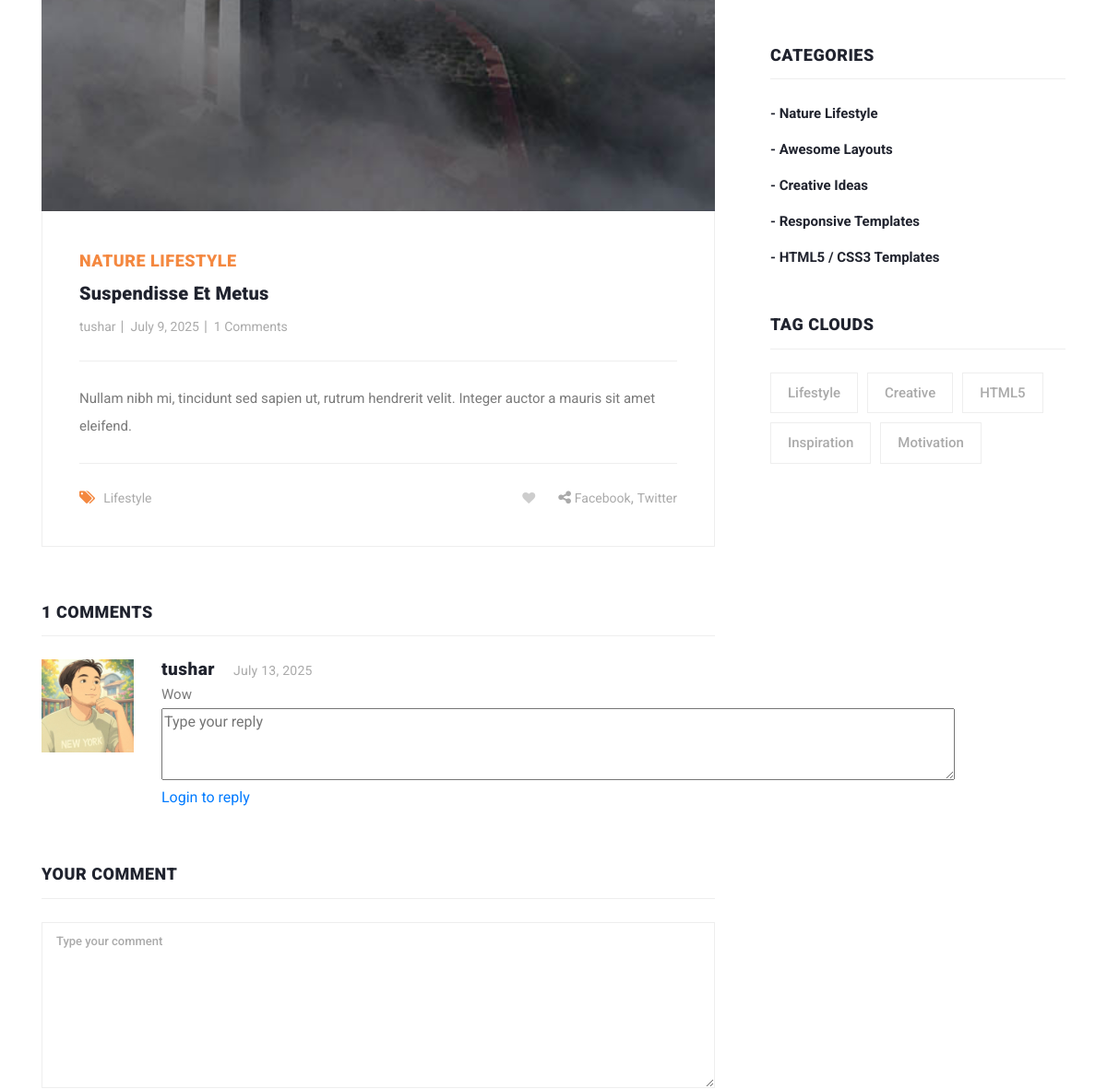
Before: /blog_details/suspendisse-et-metus (middle part) with the older database file.
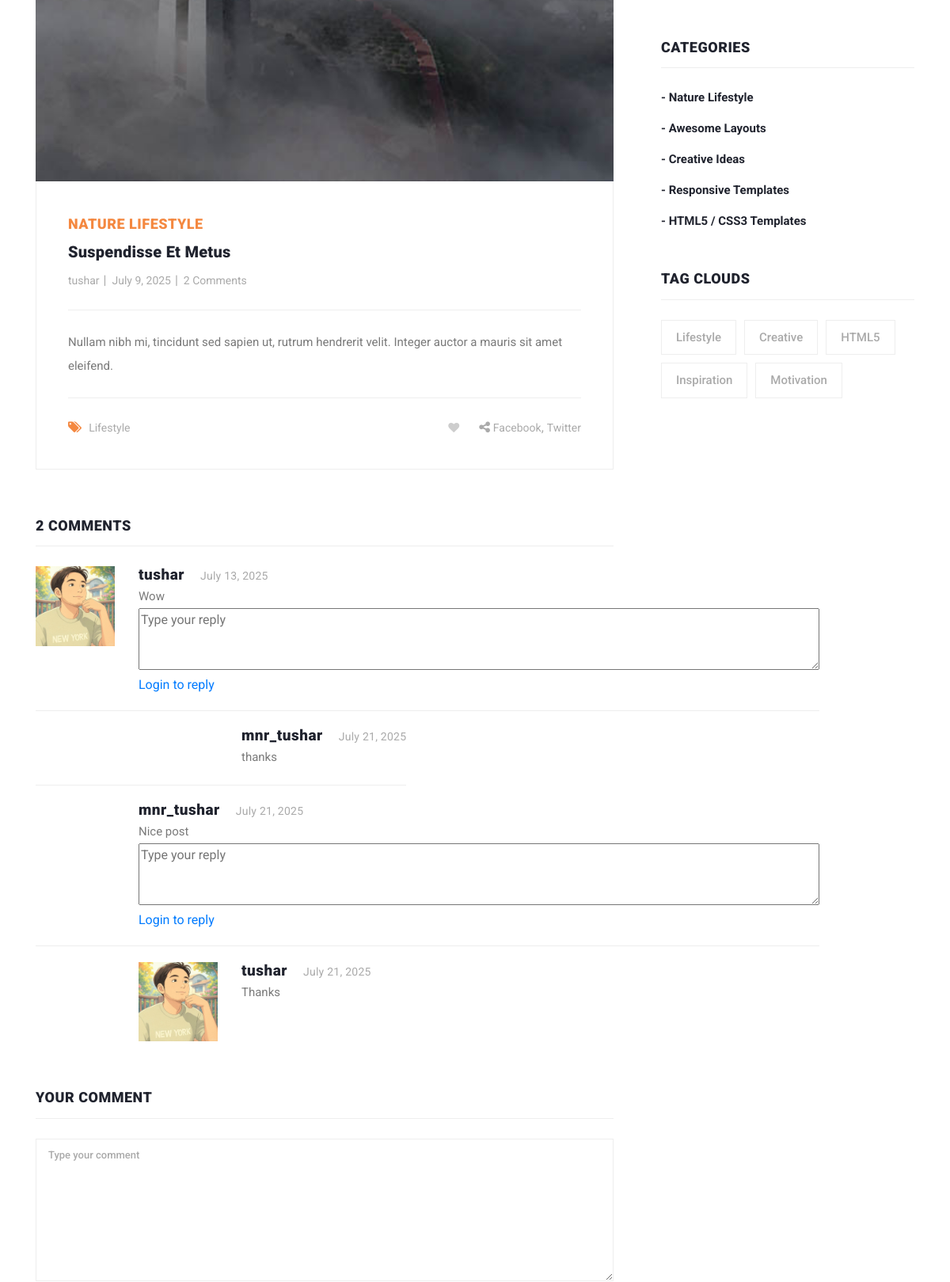
After: the same page with the newer database file.
### blogs/models.py (models this page shows, shortened)
class Blog(models.Model):
    user=models.ForeignKey(User,related_name='user_blogs', on_delete=models.CASCADE)
    category=models.ForeignKey(Category,related_name='category_blogs',on_delete=models.CASCADE)
    tags=models.ManyToManyField(Tags,related_name='tag_blogs',blank=True)
    like=models.ManyToManyField(User,related_name='user_like',blank=True)
    title=models.CharField(max_length=250)
    slug=models.SlugField(null=True,blank=True)
    banner=models.ImageField(upload_to='blog_banners')
    description=models.TextField()
    created_date=models.DateField(auto_now_add=True)

class Category(models.Model):
    title=models.CharField(max_length=250,unique=True)
    slug=models.SlugField(null=True,blank=True)
    created_data=models.DateField(auto_now_add=True)
    def __str__(self):
        return self.title

class Tags(models.Model):
    title=models.CharField(max_length=250)
    slug=models.SlugField(null=True,blank=True)
    created_data=models.DateField(auto_now_add=True)

class Comment(models.Model):
    user=models.ForeignKey(User,related_name="user_comment",on_delete=models.CASCADE)
    blog=models.ForeignKey(Blog,related_name='blog_comment',on_delete=models.CASCADE)
    text=models.TextField()
    created_date=models.DateField(auto_now_add=True)

class Reply(models.Model):
    user=models.ForeignKey(User,related_name="user_reply",on_delete=models.CASCADE)
    comment=models.ForeignKey(Comment,related_name='reply_comment',on_delete=models.CASCADE)
    text=models.TextField()
    created_date=models.DateField(auto_now_add=True)

### user_profile/models.py (models this page shows, shortened)
class User(AbstractUser):
    email=models.EmailField(max_length=150,unique=True,error_messages={"unique": "The email must be unique"})
    profile_image=models.ImageField(null=True,blank=True,upload_to="profile_images")
    REQUIRED_FIELDS=["email"]
    objects=CustomUserManager()
    def get_profile_picture(self):
        url=""
        try:
            url=self.profile_image.url
        except:
            url=""
        return url

### blogs/views.py (the view, shortened to what this page needs)
# urls.py: path('blog_details/<str:slug>',blog_details,name='blog_details'),
def blog_details(request,slug):
    form=TextForm()
    blog=get_object_or_404(Blog,slug=slug)
    category=Category.objects.get(id=blog.category.id)
    related_blogs=category.category_blogs.all()
    context={
        "blog":blog,
        "related_blogs":related_blogs,
        "form":form
    }
    return render(request,'blog_details.html',context)

### blogs/forms.py
class TextForm(forms.Form):
    text=forms.CharField(widget=forms.Textarea, required=True)

### blogs/context_processors.py (called while the page is built)
def get_all_categories(request):
    category=Category.objects.all()
    context={
        "categories":category
    }
    return context

def get_all_tags(request):
    tag=Tags.objects.all()
    context={
        "tags":tag
    }
    return context

### templates/blog_details.html (shortened to what this page needs)
{% extends 'base.html' %}
{% load static %}
{% block content %}
  <section class="blog-posts grid-system">
      <div class="container">
        <div class="row">
          <div class="col-lg-8">
            <div class="all-blog-posts">
              <div class="row">
                <div class="col-lg-12">
                  <div class="blog-post">
                    <div class="blog-thumb">
                      <img src="{{ blog.banner.url }}" alt="">
                    </div>
                    <div class="down-content">
                      <span>{{blog.category}}</span>
                      <a href="#"><h4>{{blog.title}}</h4></a>
                      <ul class="post-info">
                        <li><a href="#">{{blog.user.username}}</a></li>
                        <li><a href="#">{{blog.created_date}}</a></li>
                        <li><a href="#">{{blog.blog_comment.all.count}} Comments</a></li>
                      </ul>
                      <p>{{blog.description}}</p>
                      <div class="post-options">
                        <div class="row">
                          <div class="col-6">
                            <ul class="post-tags">
                              <li><i class="fa fa-tags"></i></li>
                              {%for tag in blog.tags.all%}
                            <li><a href="{% url 'tag_blogs' tag.slug %}">{{tag.title}}</a>{% if not forloop.last %}, {% endif %}</li>
                            {% endfor %}
                            </ul>
                          </div>
                          <div class="col-6">
                            <ul class="post-share">
                            <li class="pl-3 pr-3"><a href="#"><i class="fa fa-heart empty-heart"></i></a></li>
                              <li><i class="fa fa-share-alt"></i></li>
                              <li><a href="#">Facebook</a>,</li>
                              <li><a href="#"> Twitter</a></li>
                            </ul>
                          </div>
                        </div>
                      </div>
                    </div>
                  </div>
                </div>
                <div class="col-lg-12">
                  <div class="sidebar-item comments">
                    <div class="sidebar-heading">
                      <h2>{{blog.blog_comment.count}} comments</h2>
                    </div>
                    <div class="content">
                      {% for comment in blog.blog_comment.all %}
                      <ul>
                        <li>
                          <div class="author-thumb">
                            <img src="{{comment.user.get_profile_picture}}" alt="">
                          </div>
                          <div class="right-content">
                            <h4>{{comment.user.username}}<span>{{comment.created_date}}</span></h4>
                            <p>{{comment.text}}</p>
                             <form id="reply" action="{% url 'add_reply' blog.id comment.id %}" method="POST">
                               <div class="row">
                                <div class="col-lg-12">
                                  <fieldset>
                                    <textarea name="text" rows="3" cols="100" id="message" placeholder="Type your reply" required=""></textarea>
                                  </fieldset>
                                </div>
                                <div class="col-lg-12">
                                  <fieldset>
                                    {% if request.user.is_authenticated %}
                                    <button type="submit" id="form-submit" class="main-button">Reply</button>
                                    {% else %}
                                    <a href="#" id="form-submit" class="main-button">Login to reply</a>
                                    {% endif %}
                                  </fieldset>
                                </div>
                              </div>
                            </form>
                          </div>
                        </li>
                         {% for reply in comment.reply_comment.all %}
                        <li class="replied">
                          <div class="author-thumb">
                            <img src="{{reply.user.get_profile_picture}}" alt="">
                          </div>
                          <div class="right-content">
                            <h4>{{reply.user.username}}<span>{{reply.created_date}}</span></h4>
                            <p>{{reply.text}}</p>
                          </div>
                        </li>
                         {%endfor%}
                        {% endfor %}
                      </ul>
                    </div>
                  </div>
                </div>
                <div class="col-lg-12">
                  <div class="sidebar-item submit-comment">
                    <div class="sidebar-heading">
                      <h2>Your comment</h2>
                    </div>
                    <div class="content">
                      <form id="comment" action="{% url 'blog_details' blog.slug %}" method="POST">
                        <div class="row">
                          <div class="col-lg-12">
                            <fieldset>
                              <textarea name="text" rows="6" id="message" placeholder="Type your comment" required=""></textarea>
                            </fieldset>
                          </div>
                        </div>
                      </form>
                    </div>
                  </div>
                </div>
              </div>
            </div>
          </div>
          <div class="col-lg-4">
            <div class="sidebar">
              <div class="row">
                <div class="col-lg-12">
                  <div class="sidebar-item categories">
                    <div class="sidebar-heading">
                      <h2>Categories</h2>
                    </div>
                    <div class="content">
                      <ul>
                         {% for category in categories|slice:'5'%}
                        <li><a href="{% url 'category_blogs' category.slug %}">- {{category.title}}</a></li>
                        {% endfor %}
                      </ul>
                    </div>
                  </div>
                </div>
                <div class="col-lg-12">
                  <div class="sidebar-item tags">
                    <div class="sidebar-heading">
                      <h2>Tag Clouds</h2>
                    </div>
                    <div class="content">
                      <ul>
                        {%for tag in tags|slice:'5'%}
                        <li><a href="{% url 'tag_blogs' tag.slug %}">{{tag.title}}</a></li>
                        {% endfor %}
                      </ul>
                    </div>
                  </div>
                </div>
              </div>
            </div>
          </div>
        </div>
      </div>
    </section>
{% endblock content %}

### templates/base.html (shortened to what this page needs)
<!DOCTYPE html>
<html lang="en">
{% load static %}
  <head>
    <link href="{% static 'vendor/bootstrap/css/bootstrap.min.css' %}" rel="stylesheet">
    <link rel="stylesheet" href="{% static 'css/fontawesome.css' %}">
    <link rel="stylesheet" href="{% static 'css/templatemo-stand-blog.css' %}">
    <link rel="stylesheet" href="{% static 'css/owl.css' %}">
    <link rel="stylesheet" href="{% static 'css/main.css' %}">
    </head>
<body>
    {% block content %}
    {% endblock content %}
</body>
</html>

### templates/scripts.html (shortened to what this page needs)
    {% load static %}

### assets/css/main.css (style rules this page uses)
.empty-heart { color:#CDCDCD !important; }

Changed rows visible on the page:
computed for Blog "Suspendisse Et Metus": blog_comment.all.count "1" → "2"; blog_comment.count "1" → "2"
added Reply: user.username "mnr_tushar", created_date "July 21, 2025", text "thanks", shown under Comment "Wow"
added Comment: user.username "mnr_tushar", created_date "July 21, 2025", text "Nice post"
added Reply: user.get_profile_picture (picture), user.username "tushar", created_date "July 21, 2025", text "Thanks", shown under "mnr_tushar"
